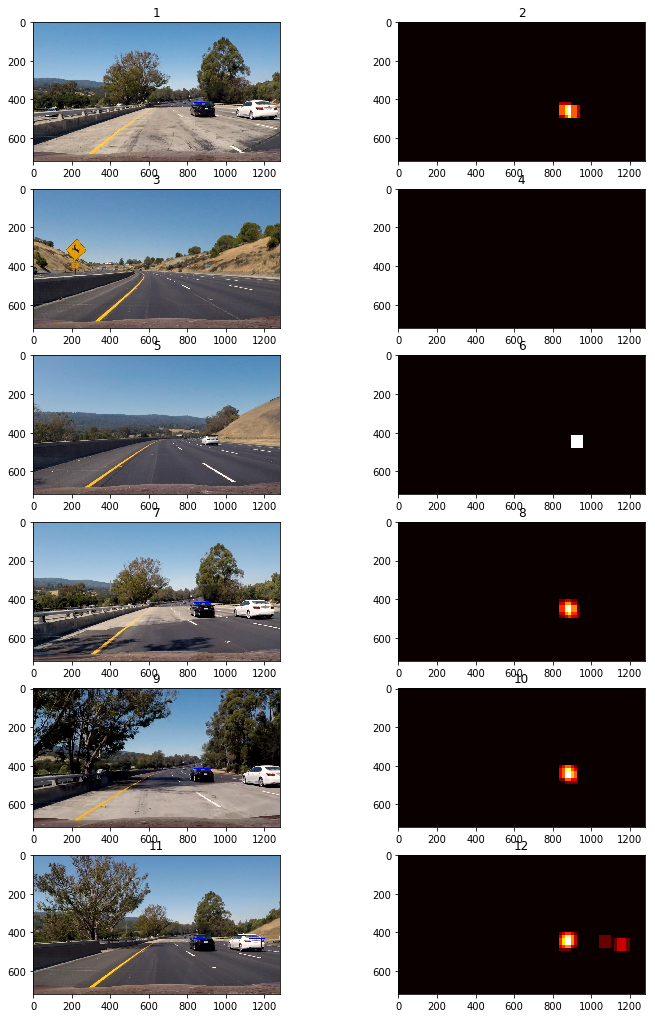
#> input picture examples/1.png, 655 x 1018 px, given as the content of the folder vehicle_samples, which was not available; the run also reads 1 picture not shown here
$ jupyter execute --allow-errors 'CarND - Term 1 - Vehicle Detection.ipynb'   (shell and % lines are left out)   (older library calls are emulated)   (text cells are left out)
#> lines starting #> are read from the running program, lines starting #| are printed output that depends on the picture; after the words box and inside, x2 and y2 are one past the last pixel; in counts of white or black regions, pixels touching at a corner belong together; pictures that were not available may be replaced by others from this repository, and a replacement may not be noted
[cell 1]
import numpy as np
import cv2
import matplotlib.pyplot as plt
import matplotlib.image as mpimg
import matplotlib.image as mpimg
import matplotlib.pyplot as plt
import numpy as np
import cv2
import glob
import time
import sklearn.model_selection
from sklearn.svm import LinearSVC
from sklearn.model_selection import GridSearchCV
from sklearn.preprocessing import StandardScaler
from sklearn.model_selection import train_test_split
from skimage.feature import hog
from sklearn import svm
import matplotlib.pyplot as plt
from mpl_toolkits.mplot3d import Axes3D
from moviepy.editor import VideoFileClip
from scipy.ndimage.measurements import label
import pickle

[cell 2]
# keep the settings in this cell for better accessibility during developemnt

# filtering parameters
frames_buffer_size=18 # number of frames to use for noise removal
heatmap_threshold = 10 # min value required for valid features


#Detection parameters
color_space = 'YCrCb' # Can be RGB, HSV, LUV, HLS, YUV, YCrCb
orient = 9  # HOG orientations
pix_per_cell = 8 # HOG pixels per cell
cell_per_block = 2 # HOG cells per block
hog_channel = "ALL" # Can be 0, 1, 2, or "ALL"
spatial_size = (32, 32) # Spatial binning dimensions
hist_bins = 32    # Number of histogram bins
spatial_feat = True # Spatial features on or off
hist_feat = True # Histogram features on or off
hog_feat = True # HOG features on or off

# Min and max in y to search in slide_window()
ystart = 400
ystop = 700

xstart = 0  # 350 to ignore the opposite direction lanes
xstop = 1280
# prediction threshold
prediction_threshold = 0.99

input_image_size = 64

# scale factors
# (scale_factor,ystart,ystop)

scales = []
scales.append((1.25,400,500))
scales.append((1.5,400,558))
scales.append((3,400,592))

[cell 3]
# Define a function to compute color histogram features
def color_hist_test(img, nbins=32):
    # Compute the histogram of the RGB channels separately
    rhist = np.histogram(img[:,:,0], bins=nbins)
    ghist = np.histogram(img[:,:,1], bins=nbins)
    bhist = np.histogram(img[:,:,2], bins=nbins)
    # Generating bin centers
    bin_edges = rhist[1]
    bin_centers = (bin_edges[1:]  + bin_edges[0:len(bin_edges)-1])/2
    # Concatenate the histograms into a single feature vector
    hist_features = np.concatenate((rhist[0], ghist[0], bhist[0]))
    # Return the individual histograms, bin_centers and feature vector
    return rhist, ghist, bhist, bin_centers, hist_features

[cell 4]
for filename in glob.iglob('vehicle_samples/*.png', recursive=True):
    image = mpimg.imread(filename)
#> image is the input picture: shape (1018, 655, 4) float32; mean R, G, B, A 0.494, 0.491, 0.5, 0.633
    img = image.astype(np.float32)*255
    # Define a function to compute color histogram features


    rh, gh, bh, bincen, feature_vec = color_hist_test(img, nbins=hist_bins)
#> in color_hist_test, `bin_edges = rhist[1]`: bin_edges = 33 values from 0 to 255
#> in color_hist_test, `bin_centers = (bin_edges[1:]  + bin_edges[0:len(bin_edges)-1])/2`: bin_centers = 32 values from 3.98 to 251
#> in color_hist_test, `hist_features = np.concatenate((rhist[0], ghist[0], bhist[0]))`: hist_features = 96 values, max 239157 at index 31, min 165 at index 60, mean 20837.2
#> bincen = 32 values from 3.98 to 251; feature_vec has the same summary as hist_features in color_hist_test

    # Plot a figure with all three bar charts
    if rh is not None:
        fig = plt.figure(figsize=(12,3))
        plt.subplot(141)
        plt.imshow(image)
        plt.subplot(142)
        plt.bar(bincen, rh[0])
        plt.xlim(0, 256)
        plt.title('R Histogram')
        plt.subplot(143)
        plt.bar(bincen, gh[0])
        plt.xlim(0, 256)
        plt.title('G Histogram')
        plt.subplot(144)
        plt.bar(bincen, bh[0])
        plt.xlim(0, 256)
        plt.title('B Histogram')
        fig.tight_layout()
    else:
        print('Your function is returning None for at least one variable...')
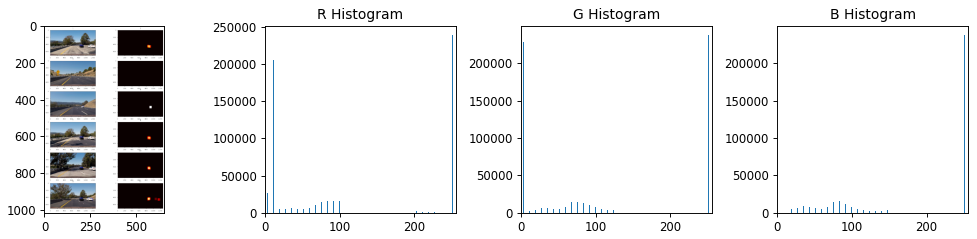
#> figure drawn by matplotlib, 4 panels; panel 2: tallest bar 239157 high, from x = 250.6 to 251.4; panel 3: tallest bar 237938 high, from x = 250.6 to 251.4; panel 4: tallest bar 237732 high, from x = 250.6 to 251.4

[cell 5]
def plot3d(pixels, colors_rgb,
        axis_labels=list("RGB"), axis_limits=((0, 255), (0, 255), (0, 255))):
    """Plot pixels in 3D."""

    # Create figure and 3D axes
    fig = plt.figure(figsize=(8, 8))
    ax = Axes3D(fig)

    # Set axis limits
    ax.set_xlim(*axis_limits[0])
    ax.set_ylim(*axis_limits[1])
    ax.set_zlim(*axis_limits[2])

    # Set axis labels and sizes
    ax.tick_params(axis='both', which='major', labelsize=14, pad=8)
    ax.set_xlabel(axis_labels[0], fontsize=16, labelpad=16)
    ax.set_ylabel(axis_labels[1], fontsize=16, labelpad=16)
    ax.set_zlabel(axis_labels[2], fontsize=16, labelpad=16)

    # Plot pixel values with colors given in colors_rgb
    ax.scatter(
        pixels[:, :, 0].ravel(),
        pixels[:, :, 1].ravel(),
        pixels[:, :, 2].ravel(),
        c=colors_rgb.reshape((-1, 3)), edgecolors='none')

    return ax  # return Axes3D object for further manipulation

[cell 6]
for filename in glob.iglob('color_space_test_images/*.png', recursive=True):
    # Read a color image
    img = cv2.imread(filename)
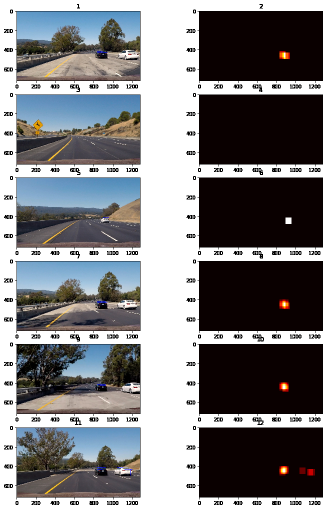
#> img: shape (1018, 655, 3) (shown at 1/2 size); mean B, G, R 127.5, 125.2, 125.8

    # Select a small fraction of pixels to plot by subsampling it
    m = max(img.shape[0], img.shape[1], 64)
    plot_scale =  m/ 64  # at most 64 rows and columns
    img_small = cv2.resize(img, (np.int(img.shape[1] / plot_scale), np.int(img.shape[0] / plot_scale)), interpolation=cv2.INTER_NEAREST)
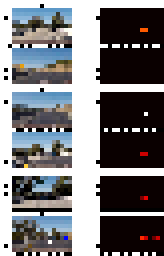
#> img_small: shape (64, 41, 3) (shown 4 times larger); mean B, G, R 123.4, 120.8, 121.8

    # Convert subsampled image to desired color space(s)
    img_small_RGB = cv2.cvtColor(img_small, cv2.COLOR_BGR2RGB)  # OpenCV uses BGR, matplotlib likes RGB
    img_small_HSV = cv2.cvtColor(img_small, cv2.COLOR_BGR2HSV)
#> img_small_HSV: shape (64, 41, 3); mean H, S, V 22.7, 105.5, 130.7
    img_small_rgb = img_small_RGB / 255.  # scaled to [0, 1], only for plotting

    # Plot and show
    plot3d(img_small_RGB, img_small_rgb)
    plt.show()

    plot3d(img_small_HSV, img_small_rgb, axis_labels=list("HSV"))
    plt.show()

[cell 7]
def convert_color(img, conv='YCrCb'):
#> called with conv = 'YCrCb'
    if conv == 'RGB2YCrCb':
        return cv2.cvtColor(img, cv2.COLOR_RGB2YCrCb)
    if conv == 'BGR2YCrCb':
        return cv2.cvtColor(img, cv2.COLOR_BGR2YCrCb)
    if conv == 'RGB2LUV':
        return cv2.cvtColor(img, cv2.COLOR_RGB2LUV)
    if conv == 'YCrCb':
        return cv2.cvtColor(img, cv2.COLOR_RGB2YCrCb)
#> returned value: shape (1018, 655, 3) float32; mean of channels 0, 1, 2 0.493, 0.501, 0.505
    if conv == 'HSV':
        return cv2.cvtColor(img, cv2.COLOR_RGB2HSV)
    if conv == 'LUV':
        return cv2.cvtColor(img, cv2.COLOR_RGB2LUV)
    if conv == 'HLS':
        return cv2.cvtColor(img, cv2.COLOR_RGB2HLS)
    if conv == 'YUV':
        return cv2.cvtColor(img, cv2.COLOR_RGB2YUV)
    # iRGB
    return np.copy(img)

[cell 8]
# Define a function to compute color histogram features
# Pass the color_space flag as 3-letter all caps string
# like 'HSV' or 'LUV' etc.
def bin_spatial_test(img, color_space='RGB', size=(32, 32)):
    # Convert image to new color space (if specified)
    feature_image = convert_color(img,color_space)
    # Use cv2.resize().ravel() to create the feature vector
    features = cv2.resize(feature_image, size).ravel()
#> features = 3072 values, max 1 at index 0, min 0 at index 75, mean 0.497
    # Return the feature vector
    return features

[cell 9]
def bin_spatial(img, size=(32, 32)):
    color1 = cv2.resize(img[:,:,0], size).ravel()
    color2 = cv2.resize(img[:,:,1], size).ravel()
    color3 = cv2.resize(img[:,:,2], size).ravel()
    return np.hstack((color1, color2, color3))

[cell 10]
for filename in glob.iglob('vehicle_samples/*.png', recursive=True):
    image = mpimg.imread(filename)
    feature_vec = bin_spatial_test(image, color_space=color_space, size=spatial_size)
#> feature_vec has the same summary as features in bin_spatial_test
    fig = plt.figure(figsize=(12,3))
    plt.subplot(121)
    plt.imshow(image)
    plt.subplot(122)
    # Plot features
    plt.plot(feature_vec)
    plt.title('Spatially Binned Features')
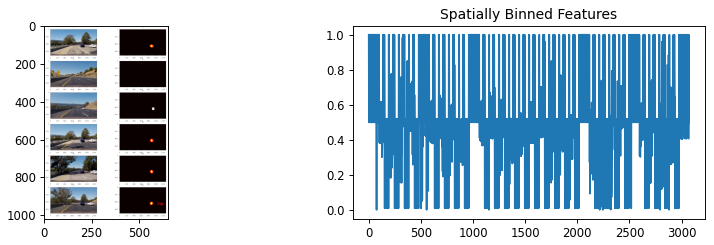
#> figure drawn by matplotlib, 2 panels; panel 2: curve peaks at x = 0, y = 1

[cell 11]
# Define a function to return HOG features and visualization
def get_hog_features(img, orient, pix_per_cell, cell_per_block,
                        vis=False, feature_vec=True):
    # Call with two outputs if vis==True
    if vis == True:
        features, hog_image = hog(img, orientations=orient,
                                  pixels_per_cell=(pix_per_cell, pix_per_cell),
                                  cells_per_block=(cell_per_block, cell_per_block),
                                  transform_sqrt=False,
                                  visualise=vis, feature_vector=feature_vec)
        return features, hog_image
    # Otherwise call with one output
    else:
        features = hog(img, orientations=orient,
                       pixels_per_cell=(pix_per_cell, pix_per_cell),
                       cells_per_block=(cell_per_block, cell_per_block),
                       transform_sqrt=False,
                       visualise=vis, feature_vector=feature_vec)
        return features

[cell 12]
for filename in glob.iglob('vehicle_samples/*.png', recursive=True):
    image = mpimg.imread(filename)
    gray = cv2.cvtColor(image, cv2.COLOR_RGB2GRAY)
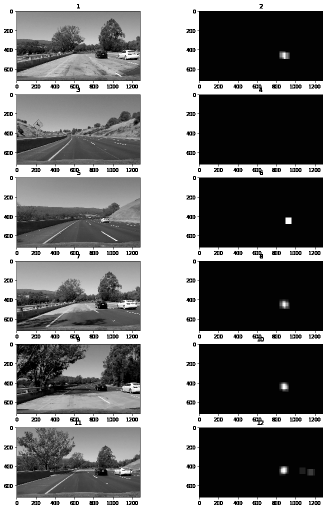
#> gray: shape (1018, 655) float32 (shown at 1/2 size); min 0, max 1, mean 0.493


    hog_features, hog_image = hog(gray, orientations=orient,
                          pixels_per_cell=(pix_per_cell, pix_per_cell),
                          cells_per_block=(cell_per_block, cell_per_block),
                          visualise=True, feature_vector=False,
                          block_norm="L2-Hys")
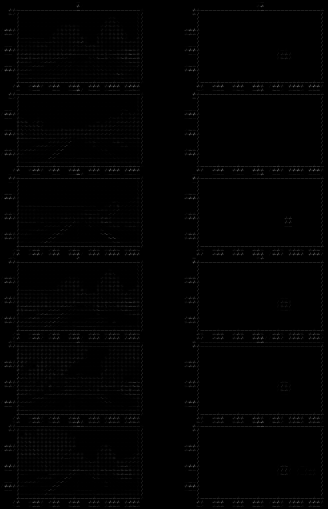
#> hog_image: shape (1018, 655) float32 (shown at 1/2 size); min 0, max 0.828, mean 0.00882

    # Plot the examples
    fig = plt.figure()
    plt.subplot(121)
    plt.imshow(image, cmap='gray')
    plt.title('Example Car Image')
    plt.subplot(122)
    plt.imshow(hog_image, cmap='gray')
    plt.title('HOG Visualization')

[cell 13]
# Define a function to extract features from a list of images
# Have this function call bin_spatial() and color_hist()
def extract_spatial_color_features(imgs, cspace='RGB', spatial_size=(32, 32),
                        hist_bins=32):
    # Create a list to append feature vectors to
    features = []
    # Iterate through the list of images
    for file in imgs:
        # Read in each one by one
        image = mpimg.imread(file)
        # apply color conversion
        feature_image = convert_color(image,color_space)
        # Apply bin_spatial() to get spatial color features
        spatial_features = bin_spatial(feature_image, size=spatial_size)
        # Apply color_hist() also with a color space option now
        hist_features = color_hist(feature_image, nbins=hist_bins)
        # Append the new feature vector to the features list
        features.append(np.concatenate((spatial_features, hist_features)))
    # Return list of feature vectors
    return features

[cell 14]
# Define a function to compute color histogram features
def color_hist(img, nbins=32):
    # Compute the histogram of the color channels separately
    channel1_hist = np.histogram(img[:,:,0], bins=nbins)
    channel2_hist = np.histogram(img[:,:,1], bins=nbins)
    channel3_hist = np.histogram(img[:,:,2], bins=nbins)
    # Concatenate the histograms into a single feature vector
    hist_features = np.concatenate((channel1_hist[0], channel2_hist[0], channel3_hist[0]))
    # Return the individual histograms, bin_centers and feature vector
    return hist_features

[cell 15]
cars=[]
notcars=[]
for filename in glob.iglob('non-vehicles\\**\\*.png', recursive=True):
    notcars.append(filename)
for filename in glob.iglob('vehicles\\**\\*.png', recursive=True):
    cars.append(filename)
print("Cars images founds" + str(len(cars)))
print("Notcars images founds" + str(len(notcars)))

fig = plt.figure()
plt.subplot(121)
plt.title("car")
plt.imshow(mpimg.imread(cars[0]))
plt.subplot(122)
plt.title("not car")
plt.imshow(mpimg.imread(notcars[0]))

[cell 16]
t1 = time.time()
car_features = extract_spatial_color_features(cars, cspace=color_space, spatial_size=spatial_size,hist_bins=hist_bins)
#> in bin_spatial, `color1 = cv2.resize(img[:,:,0], size).ravel()`: color1 = 1024 values, max 1 at index 0, min 0 at index 25, mean 0.485
#> in bin_spatial, `color2 = cv2.resize(img[:,:,1], size).ravel()`: color2 = 1024 values, max 0.884 at index 958, min 0.366 at index 363, mean 0.501
#> in bin_spatial, `color3 = cv2.resize(img[:,:,2], size).ravel()`: color3 = 1024 values, max 0.983 at index 940, min 0.0327 at index 955, mean 0.504
#> in extract_spatial_color_features, `spatial_features = bin_spatial(feature_image, size=spatial_size)`: spatial_features = 3072 values, max 1 at index 0, min 0 at index 25, mean 0.497
#> in color_hist, `hist_features = np.concatenate((channel1_hist[0], channel2_hist[0], ch..`: hist_features = 96 values, max 504729 at index 79, min 0 at index 55, mean 20837.2
#> car_features = 1 item
t2 = time.time()
print(str(round(t2-t1, 2)), 'Seconds to train car_features')

[cell 17]
t1 = time.time()
notcar_features = extract_spatial_color_features(notcars, cspace='RGB', spatial_size=spatial_size,hist_bins=hist_bins)
#> notcar_features = 1 item
t2 = time.time()
print(round(t2-t1, 2), 'Seconds to train car_features')

[cell 18]
# Create an array stack of feature vectors
X = np.vstack((car_features, notcar_features)).astype(np.float64)

# Define the labels vector
y = np.hstack((np.ones(len(car_features)), np.zeros(len(notcar_features))))
#> y = [1, 0]

# Split up data into randomized training and test sets
rand_state = np.random.randint(0, 100)
X_train, X_test, y_train, y_test = train_test_split(
    X, y, test_size=0.2, random_state=rand_state)
#> y_train = [1]; y_test = [0]

# Fit a per-column scaler only on the training data
X_scaler = StandardScaler().fit(X_train)
# Apply the scaler to X_train and X_test
X_train = X_scaler.transform(X_train)
X_test = X_scaler.transform(X_test)

print('Using spatial binning of:',spatial_size[0],
    'and', hist_bins,'histogram bins')
print('Feature vector length:', len(X_train[0]))
#| Feature vector length: 3168
# Use a linear SVC
svc = LinearSVC()
# Check the training time for the SVC
t=time.time()
#> (the rest of this cell did not finish here and is left out)

#> (a cell that did not finish here is left out)

[cell 20]
def extract_HOG_features(imgs, cspace='RGB', orient=9,
                        pix_per_cell=8, cell_per_block=2, hog_channel=0):
    # Create a list to append feature vectors to
#> called with cspace = 'YCrCb', orient = 9, pix_per_cell = 8, cell_per_block = 2, hog_channel = 'ALL'
    features = []
    # Iterate through the list of images
    for file in imgs:
        # Read in each one by one
        image = mpimg.imread(file)
        # apply color conversion if other than 'RGB'
        feature_image = convert_color(image,cspace)

        # Call get_hog_features() with vis=False, feature_vec=True
        if hog_channel == 'ALL':
            hog_features = []
            for channel in range(feature_image.shape[2]):
                hog_features.append(get_hog_features(feature_image[:,:,channel],
                                    orient, pix_per_cell, cell_per_block,
                                    vis=False, feature_vec=True))
#> after the loop, hog_features = 3 items
            hog_features = np.ravel(hog_features)
        else:
            hog_features = get_hog_features(feature_image[:,:,hog_channel], orient,
                        pix_per_cell, cell_per_block, vis=False, feature_vec=True)
        # Append the new feature vector to the features list
        features.append(hog_features)
    # Return list of feature vectors
    return features

[cell 21]
t=time.time()
car_features = extract_HOG_features(cars, cspace=color_space, orient=orient,
                        pix_per_cell=pix_per_cell, cell_per_block=cell_per_block,
                        hog_channel=hog_channel)

t2=time.time()
print(str(round(t2-t,2)) + ' seconds to extract car HOG features')

[cell 22]
t1=time.time()

notcar_features = extract_HOG_features(notcars, cspace=color_space, orient=orient,
                        pix_per_cell=pix_per_cell, cell_per_block=cell_per_block,
                        hog_channel=hog_channel)
t2=time.time()
print(str(round(t2-t,2)) + 'seconds to extract notcar HOG features')

[cell 23]
# Create an array stack of feature vectors
X = np.vstack((car_features, notcar_features)).astype(np.float64)

# Define the labels vector
y = np.hstack((np.ones(len(car_features)), np.zeros(len(notcar_features))))

# Split up data into randomized training and test sets
rand_state = np.random.randint(0, 100)
X_train, X_test, y_train, y_test = train_test_split(
    X, y, test_size=0.2, random_state=rand_state)
#> y_train = [0]; y_test = [1]

# Fit a per-column scaler
X_scaler = StandardScaler().fit(X_train)
# Apply the scaler to X
X_train = X_scaler.transform(X_train)
X_test = X_scaler.transform(X_test)

print('Using:',orient,'orientations',pix_per_cell,
    'pixels per cell and', cell_per_block,'cells per block')
print('Feature vector length:', len(X_train[0]))
#| Feature vector length: 1088640
# Use a linear SVC
svc = LinearSVC()
# Check the training time for the SVC
t=time.time()
#> (the rest of this cell did not finish here and is left out)

#> (a cell that did not finish here is left out)

[cell 25]
# Define a function that takes an image,
# start and stop positions in both x and y,
# window size (x and y dimentions),
# and overlap fraction (for both x and y)
def slide_window(img, x_start_stop=[None, None], y_start_stop=[None, None],
                    xy_window=(64, 64), xy_overlap=(0.5, 0.5)):
    # If x and/or y start/stop positions not defined, set to image size
    if x_start_stop[0] == None:
        x_start_stop[0] = 0
    if x_start_stop[1] == None:
        x_start_stop[1] = img.shape[1]
    if y_start_stop[0] == None:
        y_start_stop[0] = np.int(img.shape[0]/2)
    if y_start_stop[1] == None:
        y_start_stop[1] = img.shape[0]
    # Compute the span of the region to be searched
    xspan = x_start_stop[1] - x_start_stop[0]
    yspan = y_start_stop[1] - y_start_stop[0]
    # Compute the number of pixels per step in x/y
    nx_pix_per_step = np.int(xy_window[0]*(1 - xy_overlap[0]))
    ny_pix_per_step = np.int(xy_window[1]*(1 - xy_overlap[1]))
    # Compute the number of windows in x/y
    nx_windows = np.int(xspan/nx_pix_per_step) - 1
    ny_windows = np.int(yspan/ny_pix_per_step) - 1
    # Initialize a list to append window positins to
    window_list = []
    # Loop through finding x and y window postions
    # Note: you could vectorize this step, but in practice
    # you'll be considering windows one by one with your
    # classifier, so looping makes sense
    for ys in range(ny_windows):
        for xs in range(nx_windows):
            # Calculate window positon
            startx = xs*nx_pix_per_step + x_start_stop[0]
            endx = startx + xy_window[0]
            starty = ys*ny_pix_per_step + y_start_stop[0]
            endy = starty + xy_window[1]

            # Append window position to list
            window_list.append(((startx, starty), (endx, endy)))
    # Return the list of windows
    return window_list

[cell 26]
# Define a function to draw bounding boxes
def draw_boxes(img, bboxes, color=(0, 0, 255), thick=6):
    # Make a copy of the image
#> called with color = (0, 0, 255), thick = 6
    imcopy = np.copy(img)
    # Iterate through the bounding boxes
    for bbox in bboxes:
        # Draw a rectangle given bbox coordinates
        cv2.rectangle(imcopy, bbox[0], bbox[1], color, thick)
    #Return the image copy with boxes drawn
    return imcopy

[cell 27]
def test_window_area(scale,ystart,ystop,xpos,ypos,imagefile,color):
    image = mpimg.imread(imagefile)
    window_size = int(input_image_size*scale)
    image = draw_boxes(image,[((xpos,ypos),(xpos + window_size,ypos+window_size))])  # scale = 4
    # top search limit
    cv2.line(image,(0,ystart),(1280,ystart),color,5)
#> image: shape (1018, 655, 4) float32; 0.69% of pixels changed, all inside (x1, y1, x2, y2) = (0, 397, 655, 404)
    # bottom search limit
    cv2.line(image,(0,ystop),(1280,ystop),color,5)
#> image: shape (1018, 655, 4) float32; mean R, G, B, A 0.5, 4, 0.5, 0.6
    window_size = int(input_image_size*scale)
    image = draw_boxes(image,[((xpos,ypos),(xpos+window_size,ypos+window_size))])
    fig=plt.figure()
    plt.title('Scale = ' + str(scale))
    plt.imshow(image)

[cell 28]
color = (0,255,0) # green
# tests for optimum scale factor

# scale = 3
test_window_area(3,400,592,1028,400,'sliding_window_test/sliding_close.jpg',color)

# scale = 1.5
test_window_area(1.5,364,558,886,364,'sliding_window_test/sliding_long.jpg',color)
#> call 2 of test_window_area, with scale = 1.5, ystart = 364, ystop = 558, xpos = 886, ypos = 364, imagefile = 'sliding_window_test/sliding_long.jpg', color = (0, 255, 0)
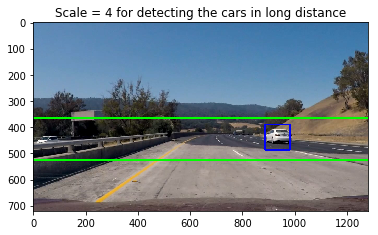
#> input picture examples/sliding_long.png, 378 x 235 px, given in place of sliding_long.jpg, which was not available
#> in test_window_area, image is the input picture: shape (235, 378, 4) float32; mean R, G, B, A 0.524, 0.576, 0.603, 0.733
#> (the rest of the program and of its run is left out)
